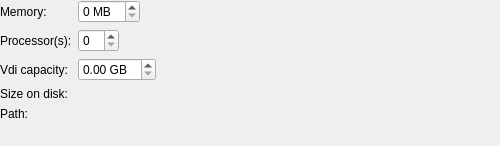
<?xml version="1.0" encoding="UTF-8"?>
<ui version="4.0">
 <class>Mer::Internal::MerVirtualMachineSettingsWidget</class>
 <widget class="QWidget" name="Mer::Internal::MerVirtualMachineSettingsWidget">
  <property name="geometry">
   <rect>
    <x>0</x>
    <y>0</y>
    <width>500</width>
    <height>146</height>
   </rect>
  </property>
  <property name="windowTitle">
   <string>Form</string>
  </property>
  <layout class="QFormLayout" name="formLayout">
   <property name="horizontalSpacing">
    <number>6</number>
   </property>
   <property name="verticalSpacing">
    <number>6</number>
   </property>
   <property name="leftMargin">
    <number>0</number>
   </property>
   <property name="topMargin">
    <number>0</number>
   </property>
   <item row="0" column="0">
    <widget class="QLabel" name="memoryLabel">
     <property name="text">
      <string>Memory:</string>
     </property>
     <property name="buddy">
      <cstring>memorySpinBox</cstring>
     </property>
    </widget>
   </item>
   <item row="0" column="1">
    <widget class="QSpinBox" name="memorySpinBox">
     <property name="sizePolicy">
      <sizepolicy hsizetype="Fixed" vsizetype="Fixed">
       <horstretch>0</horstretch>
       <verstretch>0</verstretch>
      </sizepolicy>
     </property>
     <property name="suffix">
      <string> MB</string>
     </property>
    </widget>
   </item>
   <item row="1" column="0">
    <widget class="QLabel" name="cpuLabel">
     <property name="text">
      <string>Processor(s):</string>
     </property>
     <property name="buddy">
      <cstring>cpuCountSpinBox</cstring>
     </property>
    </widget>
   </item>
   <item row="1" column="1">
    <widget class="QSpinBox" name="cpuCountSpinBox">
     <property name="sizePolicy">
      <sizepolicy hsizetype="Fixed" vsizetype="Fixed">
       <horstretch>0</horstretch>
       <verstretch>0</verstretch>
      </sizepolicy>
     </property>
    </widget>
   </item>
   <item row="2" column="0">
    <widget class="QLabel" name="vdiCapacityLabel">
     <property name="text">
      <string>Vdi capacity:</string>
     </property>
     <property name="buddy">
      <cstring>vdiCapacityGbSpinBox</cstring>
     </property>
    </widget>
   </item>
   <item row="2" column="1">
    <widget class="QDoubleSpinBox" name="vdiCapacityGbSpinBox">
     <property name="sizePolicy">
      <sizepolicy hsizetype="Fixed" vsizetype="Fixed">
       <horstretch>0</horstretch>
       <verstretch>0</verstretch>
      </sizepolicy>
     </property>
     <property name="suffix">
      <string> GB</string>
     </property>
    </widget>
   </item>
   <item row="3" column="0">
    <widget class="QLabel" name="vdiSizeOnDiskLabel">
     <property name="text">
      <string>Size on disk:</string>
     </property>
    </widget>
   </item>
   <item row="3" column="1">
    <widget class="QLabel" name="vdiSizeOnDiskValueLabel">
     <property name="text">
      <string/>
     </property>
    </widget>
   </item>
   <item row="4" column="0">
    <widget class="QLabel" name="vdiPathLabel">
     <property name="text">
      <string>Path:</string>
     </property>
    </widget>
   </item>
   <item row="4" column="1">
    <widget class="QLabel" name="vdiPathLabelEdit">
     <property name="sizePolicy">
      <sizepolicy hsizetype="Expanding" vsizetype="Preferred">
       <horstretch>0</horstretch>
       <verstretch>0</verstretch>
      </sizepolicy>
     </property>
     <property name="text">
      <string/>
     </property>
     <property name="wordWrap">
      <bool>true</bool>
     </property>
     <property name="textInteractionFlags">
      <set>Qt::LinksAccessibleByMouse|Qt::TextSelectableByKeyboard|Qt::TextSelectableByMouse</set>
     </property>
    </widget>
   </item>
  </layout>
  <zorder>memoryLabel</zorder>
  <zorder>cpuLabel</zorder>
  <zorder>vdiCapacityLabel</zorder>
  <zorder>vdiSizeOnDiskLabel</zorder>
  <zorder>vdiSizeOnDiskValueLabel</zorder>
  <zorder>vdiPathLabel</zorder>
  <zorder>vdiPathLabelEdit</zorder>
  <zorder>memorySpinBox</zorder>
  <zorder>cpuCountSpinBox</zorder>
  <zorder>vdiCapacityGbSpinBox</zorder>
 </widget>
 <resources/>
 <connections/>
</ui>
